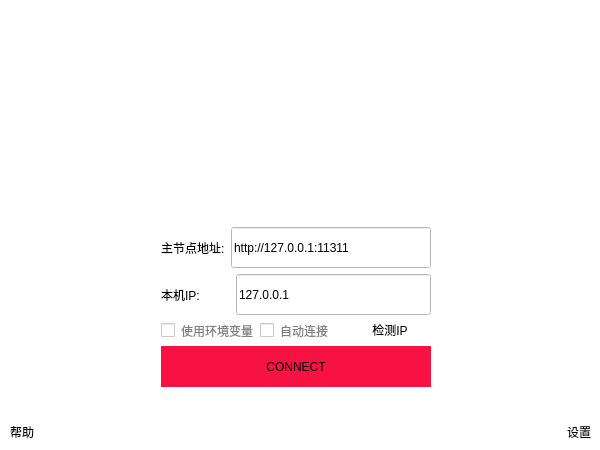
<?xml version="1.0" encoding="UTF-8"?>
<ui version="4.0">
 <class>LoginWidget</class>
 <widget class="QWidget" name="LoginWidget">
  <property name="geometry">
   <rect>
    <x>0</x>
    <y>0</y>
    <width>600</width>
    <height>450</height>
   </rect>
  </property>
  <property name="windowTitle">
   <string>登录界面</string>
  </property>
  <property name="windowIcon">
   <iconset>
    <normaloff>:/resource/ico/QQ.png</normaloff>:/resource/ico/QQ.png</iconset>
  </property>
  <property name="styleSheet">
   <string notr="true">background-color:rgb(255, 255, 255);
padding:0;
</string>
  </property>
  <widget class="QStackedWidget" name="stackedWidget">
   <property name="geometry">
    <rect>
     <x>0</x>
     <y>0</y>
     <width>602</width>
     <height>515</height>
    </rect>
   </property>
   <property name="currentIndex">
    <number>0</number>
   </property>
   <widget class="QWidget" name="page">
    <layout class="QVBoxLayout" name="verticalLayout_2">
     <property name="spacing">
      <number>0</number>
     </property>
     <property name="leftMargin">
      <number>0</number>
     </property>
     <property name="topMargin">
      <number>0</number>
     </property>
     <property name="rightMargin">
      <number>0</number>
     </property>
     <property name="bottomMargin">
      <number>0</number>
     </property>
     <item>
      <widget class="QWidget" name="widgetBody" native="true">
       <property name="minimumSize">
        <size>
         <width>600</width>
         <height>300</height>
        </size>
       </property>
       <property name="maximumSize">
        <size>
         <width>99999</width>
         <height>99999</height>
        </size>
       </property>
       <widget class="QLabel" name="labelWeclcom">
        <property name="geometry">
         <rect>
          <x>0</x>
          <y>471</y>
          <width>16</width>
          <height>17</height>
         </rect>
        </property>
        <property name="text">
         <string/>
        </property>
        <property name="alignment">
         <set>Qt::AlignCenter</set>
        </property>
       </widget>
       <widget class="QLabel" name="labelWinIcon">
        <property name="geometry">
         <rect>
          <x>0</x>
          <y>549</y>
          <width>30</width>
          <height>30</height>
         </rect>
        </property>
        <property name="minimumSize">
         <size>
          <width>30</width>
          <height>30</height>
         </size>
        </property>
        <property name="maximumSize">
         <size>
          <width>30</width>
          <height>30</height>
         </size>
        </property>
        <property name="text">
         <string/>
        </property>
        <property name="pixmap">
         <pixmap>:/resource/images/QQ.png</pixmap>
        </property>
       </widget>
       <widget class="QLabel" name="labelWinTitle">
        <property name="geometry">
         <rect>
          <x>0</x>
          <y>520</y>
          <width>400</width>
          <height>29</height>
         </rect>
        </property>
        <property name="minimumSize">
         <size>
          <width>400</width>
          <height>29</height>
         </size>
        </property>
        <property name="maximumSize">
         <size>
          <width>400</width>
          <height>29</height>
         </size>
        </property>
        <property name="styleSheet">
         <string notr="true">color: #FFFFFF;</string>
        </property>
        <property name="text">
         <string/>
        </property>
       </widget>
       <widget class="QLabel" name="label_2">
        <property name="geometry">
         <rect>
          <x>0</x>
          <y>422</y>
          <width>16</width>
          <height>17</height>
         </rect>
        </property>
        <property name="text">
         <string/>
        </property>
       </widget>
       <widget class="QLabel" name="label_video">
        <property name="geometry">
         <rect>
          <x>0</x>
          <y>0</y>
          <width>600</width>
          <height>200</height>
         </rect>
        </property>
        <property name="minimumSize">
         <size>
          <width>600</width>
          <height>200</height>
         </size>
        </property>
        <property name="maximumSize">
         <size>
          <width>600</width>
          <height>200</height>
         </size>
        </property>
        <property name="palette">
         <palette>
          <active>
           <colorrole role="Button">
            <brush brushstyle="SolidPattern">
             <color alpha="255">
              <red>255</red>
              <green>255</green>
              <blue>255</blue>
             </color>
            </brush>
           </colorrole>
           <colorrole role="Window">
            <brush brushstyle="SolidPattern">
             <color alpha="255">
              <red>255</red>
              <green>255</green>
              <blue>255</blue>
             </color>
            </brush>
           </colorrole>
          </active>
          <inactive>
           <colorrole role="Button">
            <brush brushstyle="SolidPattern">
             <color alpha="255">
              <red>255</red>
              <green>255</green>
              <blue>255</blue>
             </color>
            </brush>
           </colorrole>
           <colorrole role="Window">
            <brush brushstyle="SolidPattern">
             <color alpha="255">
              <red>255</red>
              <green>255</green>
              <blue>255</blue>
             </color>
            </brush>
           </colorrole>
          </inactive>
          <disabled>
           <colorrole role="Button">
            <brush brushstyle="SolidPattern">
             <color alpha="255">
              <red>255</red>
              <green>255</green>
              <blue>255</blue>
             </color>
            </brush>
           </colorrole>
           <colorrole role="Window">
            <brush brushstyle="SolidPattern">
             <color alpha="255">
              <red>255</red>
              <green>255</green>
              <blue>255</blue>
             </color>
            </brush>
           </colorrole>
          </disabled>
         </palette>
        </property>
        <property name="text">
         <string/>
        </property>
       </widget>
       <widget class="QWidget" name="layoutWidget">
        <property name="geometry">
         <rect>
          <x>110</x>
          <y>210</y>
          <width>372</width>
          <height>195</height>
         </rect>
        </property>
        <layout class="QHBoxLayout" name="horizontalLayout_23">
         <property name="spacing">
          <number>0</number>
         </property>
         <item>
          <spacer name="horizontalSpacer_3">
           <property name="orientation">
            <enum>Qt::Horizontal</enum>
           </property>
           <property name="sizeHint" stdset="0">
            <size>
             <width>40</width>
             <height>20</height>
            </size>
           </property>
          </spacer>
         </item>
         <item>
          <widget class="QWidget" name="widgetInput" native="true">
           <layout class="QVBoxLayout" name="verticalLayout_4">
            <item>
             <layout class="QVBoxLayout" name="verticalLayout_3">
              <item>
               <layout class="QVBoxLayout" name="verticalLayout">
                <item>
                 <layout class="QHBoxLayout" name="horizontalLayout_21">
                  <item>
                   <widget class="QLabel" name="label_6">
                    <property name="styleSheet">
                     <string notr="true">border:0px;

color:GRAY；</string>
                    </property>
                    <property name="text">
                     <string>主节点地址:</string>
                    </property>
                   </widget>
                  </item>
                  <item>
                   <widget class="QLineEdit" name="lineEditMasterIp">
                    <property name="minimumSize">
                     <size>
                      <width>0</width>
                      <height>41</height>
                     </size>
                    </property>
                    <property name="maximumSize">
                     <size>
                      <width>16777215</width>
                      <height>41</height>
                     </size>
                    </property>
                    <property name="text">
                     <string>http://127.0.0.1:11311</string>
                    </property>
                    <property name="placeholderText">
                     <string>主节点地址</string>
                    </property>
                   </widget>
                  </item>
                 </layout>
                </item>
                <item>
                 <layout class="QHBoxLayout" name="horizontalLayout_22">
                  <item>
                   <widget class="QLabel" name="label_7">
                    <property name="styleSheet">
                     <string notr="true">border:0px;

color:GRAY；</string>
                    </property>
                    <property name="text">
                     <string>本机IP:         </string>
                    </property>
                   </widget>
                  </item>
                  <item>
                   <widget class="QLineEdit" name="lineEditRosIp">
                    <property name="minimumSize">
                     <size>
                      <width>0</width>
                      <height>41</height>
                     </size>
                    </property>
                    <property name="maximumSize">
                     <size>
                      <width>16777215</width>
                      <height>41</height>
                     </size>
                    </property>
                    <property name="text">
                     <string>127.0.0.1</string>
                    </property>
                    <property name="echoMode">
                     <enum>QLineEdit::Normal</enum>
                    </property>
                    <property name="placeholderText">
                     <string>本机地址</string>
                    </property>
                   </widget>
                  </item>
                 </layout>
                </item>
                <item>
                 <layout class="QHBoxLayout" name="horizontalLayout">
                  <item>
                   <widget class="QCheckBox" name="checkBoxEnvirment">
                    <property name="cursor">
                     <cursorShape>PointingHandCursor</cursorShape>
                    </property>
                    <property name="styleSheet">
                     <string notr="true">color:GRAY;</string>
                    </property>
                    <property name="text">
                     <string>使用环境变量</string>
                    </property>
                    <property name="checkable">
                     <bool>true</bool>
                    </property>
                    <property name="checked">
                     <bool>false</bool>
                    </property>
                   </widget>
                  </item>
                  <item>
                   <widget class="QCheckBox" name="checkBoxAutoLogin">
                    <property name="cursor">
                     <cursorShape>PointingHandCursor</cursorShape>
                    </property>
                    <property name="styleSheet">
                     <string notr="true">color:GRAY;</string>
                    </property>
                    <property name="text">
                     <string>自动连接</string>
                    </property>
                    <property name="checked">
                     <bool>false</bool>
                    </property>
                   </widget>
                  </item>
                  <item>
                   <widget class="QPushButton" name="pushButton_auto">
                    <property name="cursor">
                     <cursorShape>PointingHandCursor</cursorShape>
                    </property>
                    <property name="styleSheet">
                     <string notr="true">border:0px;
color:GRAY；</string>
                    </property>
                    <property name="text">
                     <string>检测IP</string>
                    </property>
                   </widget>
                  </item>
                 </layout>
                </item>
               </layout>
              </item>
              <item>
               <widget class="QPushButton" name="btnLogin">
                <property name="minimumSize">
                 <size>
                  <width>270</width>
                  <height>41</height>
                 </size>
                </property>
                <property name="maximumSize">
                 <size>
                  <width>270</width>
                  <height>41</height>
                 </size>
                </property>
                <property name="cursor">
                 <cursorShape>PointingHandCursor</cursorShape>
                </property>
                <property name="focusPolicy">
                 <enum>Qt::NoFocus</enum>
                </property>
                <property name="toolTip">
                 <string>连接</string>
                </property>
                <property name="styleSheet">
                 <string notr="true">border:0px;
background-color:#F81243;
color:WHITE；
</string>
                </property>
                <property name="text">
                 <string>CONNECT</string>
                </property>
               </widget>
              </item>
             </layout>
            </item>
           </layout>
          </widget>
         </item>
         <item>
          <spacer name="horizontalSpacer_4">
           <property name="orientation">
            <enum>Qt::Horizontal</enum>
           </property>
           <property name="sizeHint" stdset="0">
            <size>
             <width>40</width>
             <height>20</height>
            </size>
           </property>
          </spacer>
         </item>
        </layout>
       </widget>
       <widget class="QWidget" name="layoutWidget">
        <property name="geometry">
         <rect>
          <x>10</x>
          <y>420</y>
          <width>581</width>
          <height>25</height>
         </rect>
        </property>
        <layout class="QHBoxLayout" name="horizontalLayout_20">
         <property name="spacing">
          <number>0</number>
         </property>
         <item>
          <widget class="QPushButton" name="pushButton_hellp">
           <property name="cursor">
            <cursorShape>PointingHandCursor</cursorShape>
           </property>
           <property name="styleSheet">
            <string notr="true">border:0px;
color:GRAY；</string>
           </property>
           <property name="text">
            <string>帮助</string>
           </property>
          </widget>
         </item>
         <item>
          <spacer name="horizontalSpacer_2">
           <property name="orientation">
            <enum>Qt::Horizontal</enum>
           </property>
           <property name="sizeHint" stdset="0">
            <size>
             <width>40</width>
             <height>20</height>
            </size>
           </property>
          </spacer>
         </item>
         <item>
          <widget class="QPushButton" name="pushButton_setting">
           <property name="cursor">
            <cursorShape>PointingHandCursor</cursorShape>
           </property>
           <property name="styleSheet">
            <string notr="true">border:0px;
color:GRAY；</string>
           </property>
           <property name="text">
            <string>设置</string>
           </property>
          </widget>
         </item>
        </layout>
       </widget>
       <widget class="QPushButton" name="btnWinMin">
        <property name="geometry">
         <rect>
          <x>541</x>
          <y>11</y>
          <width>20</width>
          <height>16</height>
         </rect>
        </property>
        <property name="cursor">
         <cursorShape>PointingHandCursor</cursorShape>
        </property>
        <property name="focusPolicy">
         <enum>Qt::NoFocus</enum>
        </property>
        <property name="styleSheet">
         <string notr="true">border:none;
background-color:none</string>
        </property>
        <property name="text">
         <string/>
        </property>
        <property name="icon">
         <iconset>
          <normaloff>:/resource/common/ic_min.png</normaloff>:/resource/common/ic_min.png</iconset>
        </property>
       </widget>
       <widget class="QPushButton" name="btnWinClose">
        <property name="geometry">
         <rect>
          <x>567</x>
          <y>11</y>
          <width>20</width>
          <height>16</height>
         </rect>
        </property>
        <property name="minimumSize">
         <size>
          <width>0</width>
          <height>0</height>
         </size>
        </property>
        <property name="cursor">
         <cursorShape>PointingHandCursor</cursorShape>
        </property>
        <property name="focusPolicy">
         <enum>Qt::NoFocus</enum>
        </property>
        <property name="styleSheet">
         <string notr="true">border:none;
background-color:none</string>
        </property>
        <property name="text">
         <string/>
        </property>
        <property name="icon">
         <iconset>
          <normaloff>:/resource/common/ic_close_white.png</normaloff>:/resource/common/ic_close_white.png</iconset>
        </property>
       </widget>
      </widget>
     </item>
    </layout>
   </widget>
   <widget class="QWidget" name="page_2">
    <property name="styleSheet">
     <string notr="true"/>
    </property>
    <layout class="QVBoxLayout" name="verticalLayout_9">
     <property name="spacing">
      <number>0</number>
     </property>
     <property name="leftMargin">
      <number>1</number>
     </property>
     <property name="topMargin">
      <number>1</number>
     </property>
     <property name="rightMargin">
      <number>1</number>
     </property>
     <property name="bottomMargin">
      <number>1</number>
     </property>
     <item>
      <widget class="QWidget" name="widgetBody_2" native="true">
       <widget class="QWidget" name="widgetWinTitle_2" native="true">
        <property name="geometry">
         <rect>
          <x>9</x>
          <y>474</y>
          <width>582</width>
          <height>30</height>
         </rect>
        </property>
        <property name="minimumSize">
         <size>
          <width>0</width>
          <height>30</height>
         </size>
        </property>
        <property name="maximumSize">
         <size>
          <width>16777215</width>
          <height>30</height>
         </size>
        </property>
       </widget>
       <widget class="QWidget" name="layoutWidget">
        <property name="geometry">
         <rect>
          <x>9</x>
          <y>9</y>
          <width>581</width>
          <height>431</height>
         </rect>
        </property>
        <layout class="QVBoxLayout" name="verticalLayout_15">
         <item>
          <layout class="QHBoxLayout" name="horizontalLayout_24">
           <item>
            <spacer name="horizontalSpacer_5">
             <property name="orientation">
              <enum>Qt::Horizontal</enum>
             </property>
             <property name="sizeHint" stdset="0">
              <size>
               <width>40</width>
               <height>20</height>
              </size>
             </property>
            </spacer>
           </item>
           <item>
            <widget class="QPushButton" name="btnWinMin_2">
             <property name="cursor">
              <cursorShape>PointingHandCursor</cursorShape>
             </property>
             <property name="focusPolicy">
              <enum>Qt::NoFocus</enum>
             </property>
             <property name="styleSheet">
              <string notr="true">border:none;
background-color:none</string>
             </property>
             <property name="text">
              <string/>
             </property>
             <property name="icon">
              <iconset>
               <normaloff>:/resource/common/ic_min.png</normaloff>:/resource/common/ic_min.png</iconset>
             </property>
            </widget>
           </item>
           <item>
            <widget class="QPushButton" name="btnWinClose_2">
             <property name="minimumSize">
              <size>
               <width>0</width>
               <height>0</height>
              </size>
             </property>
             <property name="cursor">
              <cursorShape>PointingHandCursor</cursorShape>
             </property>
             <property name="focusPolicy">
              <enum>Qt::NoFocus</enum>
             </property>
             <property name="styleSheet">
              <string notr="true">border:none;
background-color:none</string>
             </property>
             <property name="text">
              <string/>
             </property>
             <property name="icon">
              <iconset>
               <normaloff>:/resource/common/ic_close_white.png</normaloff>:/resource/common/ic_close_white.png</iconset>
             </property>
            </widget>
           </item>
          </layout>
         </item>
         <item>
          <widget class="QToolBox" name="toolBox">
           <property name="currentIndex">
            <number>0</number>
           </property>
           <widget class="QWidget" name="page_3">
            <property name="geometry">
             <rect>
              <x>0</x>
              <y>0</y>
              <width>565</width>
              <height>232</height>
             </rect>
            </property>
            <attribute name="label">
             <string>话题设置</string>
            </attribute>
            <layout class="QVBoxLayout" name="verticalLayout_17">
             <item>
              <layout class="QVBoxLayout" name="verticalLayout_6">
               <item>
                <layout class="QHBoxLayout" name="horizontalLayout_31">
                 <item>
                  <widget class="QLabel" name="label_14">
                   <property name="text">
                    <string>速度控制话题：</string>
                   </property>
                  </widget>
                 </item>
                 <item>
                  <widget class="QLineEdit" name="lineEdit_speed_topic">
                   <property name="text">
                    <string>cmd_vel</string>
                   </property>
                  </widget>
                 </item>
                </layout>
               </item>
               <item>
                <layout class="QHBoxLayout" name="horizontalLayout_30">
                 <item>
                  <widget class="QLabel" name="label_11">
                   <property name="text">
                    <string>导航目标点话题：</string>
                   </property>
                  </widget>
                 </item>
                 <item>
                  <widget class="QLineEdit" name="lineEdit_goal_topic">
                   <property name="text">
                    <string>move_base_simple/goal</string>
                   </property>
                  </widget>
                 </item>
                </layout>
               </item>
               <item>
                <layout class="QHBoxLayout" name="horizontalLayout_29">
                 <item>
                  <widget class="QLabel" name="label_10">
                   <property name="text">
                    <string>导航初始点话题：</string>
                   </property>
                  </widget>
                 </item>
                 <item>
                  <widget class="QLineEdit" name="lineEdit_start_postopic">
                   <property name="text">
                    <string>initialpose</string>
                   </property>
                  </widget>
                 </item>
                </layout>
               </item>
               <item>
                <layout class="QHBoxLayout" name="horizontalLayout_18">
                 <item>
                  <widget class="QLabel" name="label_8">
                   <property name="text">
                    <string>转向灯亮起的yaw角阈值:</string>
                   </property>
                  </widget>
                 </item>
                 <item>
                  <widget class="QLineEdit" name="lineEdit_turnLightThre">
                   <property name="text">
                    <string/>
                   </property>
                  </widget>
                 </item>
                </layout>
               </item>
               <item>
                <layout class="QHBoxLayout" name="horizontalLayout_5">
                 <item>
                  <widget class="QLabel" name="label_15">
                   <property name="text">
                    <string>里程计话题：</string>
                   </property>
                  </widget>
                 </item>
                 <item>
                  <widget class="QLineEdit" name="lineEdit_odm">
                   <property name="text">
                    <string>raw_odom</string>
                   </property>
                  </widget>
                 </item>
                </layout>
               </item>
               <item>
                <layout class="QHBoxLayout" name="horizontalLayout_6">
                 <item>
                  <widget class="QLabel" name="label_16">
                   <property name="text">
                    <string>电池电量话题：</string>
                   </property>
                  </widget>
                 </item>
                 <item>
                  <widget class="QLineEdit" name="lineEdit_power">
                   <property name="text">
                    <string>battery_state</string>
                   </property>
                  </widget>
                 </item>
                 <item>
                  <widget class="QLabel" name="label_22">
                   <property name="text">
                    <string>sensor_msgs/BatteryState</string>
                   </property>
                  </widget>
                 </item>
                </layout>
               </item>
               <item>
                <layout class="QHBoxLayout" name="horizontalLayout_11"/>
               </item>
               <item>
                <layout class="QHBoxLayout" name="horizontalLayout_7">
                 <item>
                  <widget class="QLabel" name="label_3">
                   <property name="text">
                    <string>机器人坐标话题：</string>
                   </property>
                  </widget>
                 </item>
                 <item>
                  <widget class="QLineEdit" name="lineEdit">
                   <property name="text">
                    <string>amcl_pose</string>
                   </property>
                  </widget>
                 </item>
                </layout>
               </item>
              </layout>
             </item>
            </layout>
           </widget>
           <widget class="QWidget" name="page_7">
            <property name="geometry">
             <rect>
              <x>0</x>
              <y>0</y>
              <width>205</width>
              <height>104</height>
             </rect>
            </property>
            <attribute name="label">
             <string>坐标系设置</string>
            </attribute>
            <layout class="QVBoxLayout" name="verticalLayout_19">
             <item>
              <layout class="QVBoxLayout" name="verticalLayout_18">
               <item>
                <layout class="QHBoxLayout" name="horizontalLayout_33">
                 <item>
                  <widget class="QLabel" name="label_17">
                   <property name="text">
                    <string>激光雷达Frame：</string>
                   </property>
                  </widget>
                 </item>
                 <item>
                  <widget class="QLineEdit" name="lineEdit_laserFrame"/>
                 </item>
                </layout>
               </item>
               <item>
                <layout class="QHBoxLayout" name="horizontalLayout_34">
                 <item>
                  <widget class="QLabel" name="label_18">
                   <property name="text">
                    <string>地图Frame：</string>
                   </property>
                  </widget>
                 </item>
                 <item>
                  <widget class="QLineEdit" name="lineEdit_mapFrame"/>
                 </item>
                </layout>
               </item>
               <item>
                <layout class="QHBoxLayout" name="horizontalLayout_35">
                 <item>
                  <widget class="QLabel" name="label_19">
                   <property name="text">
                    <string>底盘坐标Frame：</string>
                   </property>
                  </widget>
                 </item>
                 <item>
                  <widget class="QLineEdit" name="lineEdit_baseFrame"/>
                 </item>
                </layout>
               </item>
              </layout>
             </item>
            </layout>
           </widget>
           <widget class="QWidget" name="page_6">
            <property name="geometry">
             <rect>
              <x>0</x>
              <y>0</y>
              <width>88</width>
              <height>88</height>
             </rect>
            </property>
            <attribute name="label">
             <string>图层设置</string>
            </attribute>
            <layout class="QVBoxLayout" name="verticalLayout_5">
             <item>
              <widget class="QTreeWidget" name="treeWidget">
               <column>
                <property name="text">
                 <string notr="true">1</string>
                </property>
               </column>
              </widget>
             </item>
            </layout>
           </widget>
           <widget class="QWidget" name="page_4">
            <property name="geometry">
             <rect>
              <x>0</x>
              <y>0</y>
              <width>267</width>
              <height>312</height>
             </rect>
            </property>
            <attribute name="label">
             <string>Video</string>
            </attribute>
            <layout class="QVBoxLayout" name="verticalLayout_10">
             <item>
              <layout class="QVBoxLayout" name="verticalLayout_8">
               <item>
                <layout class="QHBoxLayout" name="horizontalLayout_4">
                 <item>
                  <widget class="QLabel" name="label_23">
                   <property name="maximumSize">
                    <size>
                     <width>61</width>
                     <height>17</height>
                    </size>
                   </property>
                   <property name="text">
                    <string>Video0:</string>
                   </property>
                  </widget>
                 </item>
                 <item>
                  <widget class="QLabel" name="label_4">
                   <property name="text">
                    <string/>
                   </property>
                  </widget>
                 </item>
                 <item>
                  <layout class="QVBoxLayout" name="verticalLayout_7">
                   <item>
                    <widget class="QLabel" name="label_5">
                     <property name="maximumSize">
                      <size>
                       <width>16777215</width>
                       <height>17</height>
                      </size>
                     </property>
                     <property name="text">
                      <string>video0 需为压缩图像话题</string>
                     </property>
                    </widget>
                   </item>
                   <item>
                    <layout class="QHBoxLayout" name="horizontalLayout_2">
                     <item>
                      <widget class="QLabel" name="label_24">
                       <property name="maximumSize">
                        <size>
                         <width>61</width>
                         <height>17</height>
                        </size>
                       </property>
                       <property name="text">
                        <string>Name:</string>
                       </property>
                      </widget>
                     </item>
                     <item>
                      <widget class="QLineEdit" name="video0_name_set">
                       <property name="text">
                        <string>compressed1</string>
                       </property>
                      </widget>
                     </item>
                    </layout>
                   </item>
                   <item>
                    <layout class="QHBoxLayout" name="horizontalLayout_3">
                     <item>
                      <widget class="QLabel" name="label_25">
                       <property name="maximumSize">
                        <size>
                         <width>61</width>
                         <height>17</height>
                        </size>
                       </property>
                       <property name="text">
                        <string>Topic:</string>
                       </property>
                      </widget>
                     </item>
                     <item>
                      <widget class="QLineEdit" name="video0_topic_set">
                       <property name="text">
                        <string>image_raw/compressed</string>
                       </property>
                      </widget>
                     </item>
                    </layout>
                   </item>
                  </layout>
                 </item>
                </layout>
               </item>
               <item>
                <widget class="QFrame" name="frame">
                 <property name="frameShape">
                  <enum>QFrame::HLine</enum>
                 </property>
                 <property name="frameShadow">
                  <enum>QFrame::Raised</enum>
                 </property>
                </widget>
               </item>
               <item>
                <layout class="QHBoxLayout" name="horizontalLayout_8">
                 <item>
                  <widget class="QLabel" name="label_26">
                   <property name="maximumSize">
                    <size>
                     <width>61</width>
                     <height>17</height>
                    </size>
                   </property>
                   <property name="text">
                    <string>Video1:</string>
                   </property>
                  </widget>
                 </item>
                 <item>
                  <layout class="QVBoxLayout" name="verticalLayout_11">
                   <item>
                    <layout class="QHBoxLayout" name="horizontalLayout_9">
                     <item>
                      <widget class="QLabel" name="label_27">
                       <property name="maximumSize">
                        <size>
                         <width>61</width>
                         <height>17</height>
                        </size>
                       </property>
                       <property name="text">
                        <string>Name:</string>
                       </property>
                      </widget>
                     </item>
                     <item>
                      <widget class="QLineEdit" name="video0_name_set_2">
                       <property name="text">
                        <string/>
                       </property>
                      </widget>
                     </item>
                    </layout>
                   </item>
                   <item>
                    <layout class="QHBoxLayout" name="horizontalLayout_10">
                     <item>
                      <widget class="QLabel" name="label_28">
                       <property name="maximumSize">
                        <size>
                         <width>61</width>
                         <height>17</height>
                        </size>
                       </property>
                       <property name="text">
                        <string>Topic:</string>
                       </property>
                      </widget>
                     </item>
                     <item>
                      <widget class="QLineEdit" name="video0_topic_set_2"/>
                     </item>
                    </layout>
                   </item>
                  </layout>
                 </item>
                </layout>
               </item>
               <item>
                <widget class="QFrame" name="frame_2">
                 <property name="frameShape">
                  <enum>QFrame::HLine</enum>
                 </property>
                 <property name="frameShadow">
                  <enum>QFrame::Raised</enum>
                 </property>
                </widget>
               </item>
               <item>
                <layout class="QHBoxLayout" name="horizontalLayout_12">
                 <item>
                  <widget class="QLabel" name="label_29">
                   <property name="maximumSize">
                    <size>
                     <width>61</width>
                     <height>17</height>
                    </size>
                   </property>
                   <property name="text">
                    <string>Video2:</string>
                   </property>
                  </widget>
                 </item>
                 <item>
                  <layout class="QVBoxLayout" name="verticalLayout_12">
                   <item>
                    <layout class="QHBoxLayout" name="horizontalLayout_13">
                     <item>
                      <widget class="QLabel" name="label_30">
                       <property name="maximumSize">
                        <size>
                         <width>61</width>
                         <height>17</height>
                        </size>
                       </property>
                       <property name="text">
                        <string>Name:</string>
                       </property>
                      </widget>
                     </item>
                     <item>
                      <widget class="QLineEdit" name="video0_name_set_3"/>
                     </item>
                    </layout>
                   </item>
                   <item>
                    <layout class="QHBoxLayout" name="horizontalLayout_14">
                     <item>
                      <widget class="QLabel" name="label_31">
                       <property name="maximumSize">
                        <size>
                         <width>61</width>
                         <height>17</height>
                        </size>
                       </property>
                       <property name="text">
                        <string>Topic:</string>
                       </property>
                      </widget>
                     </item>
                     <item>
                      <widget class="QLineEdit" name="video0_topic_set_3"/>
                     </item>
                    </layout>
                   </item>
                  </layout>
                 </item>
                </layout>
               </item>
               <item>
                <widget class="QFrame" name="frame_3">
                 <property name="frameShape">
                  <enum>QFrame::HLine</enum>
                 </property>
                 <property name="frameShadow">
                  <enum>QFrame::Raised</enum>
                 </property>
                </widget>
               </item>
               <item>
                <layout class="QHBoxLayout" name="horizontalLayout_15">
                 <item>
                  <widget class="QLabel" name="label_32">
                   <property name="maximumSize">
                    <size>
                     <width>61</width>
                     <height>17</height>
                    </size>
                   </property>
                   <property name="text">
                    <string>Video3:</string>
                   </property>
                  </widget>
                 </item>
                 <item>
                  <layout class="QVBoxLayout" name="verticalLayout_13">
                   <item>
                    <layout class="QHBoxLayout" name="horizontalLayout_16">
                     <item>
                      <widget class="QLabel" name="label_33">
                       <property name="maximumSize">
                        <size>
                         <width>61</width>
                         <height>17</height>
                        </size>
                       </property>
                       <property name="text">
                        <string>Name:</string>
                       </property>
                      </widget>
                     </item>
                     <item>
                      <widget class="QLineEdit" name="video0_name_set_4"/>
                     </item>
                    </layout>
                   </item>
                   <item>
                    <layout class="QHBoxLayout" name="horizontalLayout_17">
                     <item>
                      <widget class="QLabel" name="label_34">
                       <property name="maximumSize">
                        <size>
                         <width>61</width>
                         <height>17</height>
                        </size>
                       </property>
                       <property name="text">
                        <string>Topic:</string>
                       </property>
                      </widget>
                     </item>
                     <item>
                      <widget class="QLineEdit" name="video0_topic_set_4"/>
                     </item>
                    </layout>
                   </item>
                  </layout>
                 </item>
                </layout>
               </item>
              </layout>
             </item>
            </layout>
           </widget>
           <widget class="QWidget" name="page_5">
            <property name="geometry">
             <rect>
              <x>0</x>
              <y>0</y>
              <width>313</width>
              <height>133</height>
             </rect>
            </property>
            <attribute name="label">
             <string>通用设置</string>
            </attribute>
            <layout class="QVBoxLayout" name="verticalLayout_16">
             <item>
              <layout class="QHBoxLayout" name="horizontalLayout_28">
               <item>
                <widget class="QLabel" name="label">
                 <property name="text">
                  <string>机器人模型图:</string>
                 </property>
                </widget>
               </item>
               <item>
                <widget class="QLineEdit" name="lineEdit_robotPic"/>
               </item>
               <item>
                <widget class="QPushButton" name="pushButton_visitRobotPic">
                 <property name="text">
                  <string>浏览</string>
                 </property>
                </widget>
               </item>
              </layout>
             </item>
             <item>
              <layout class="QHBoxLayout" name="horizontalLayout_27">
               <item>
                <widget class="QLabel" name="label_9">
                 <property name="maximumSize">
                  <size>
                   <width>16777215</width>
                   <height>40</height>
                  </size>
                 </property>
                 <property name="text">
                  <string>显示模式:</string>
                 </property>
                </widget>
               </item>
               <item>
                <widget class="QGroupBox" name="groupBox">
                 <property name="maximumSize">
                  <size>
                   <width>16777215</width>
                   <height>60</height>
                  </size>
                 </property>
                 <property name="styleSheet">
                  <string notr="true">border:none</string>
                 </property>
                 <property name="title">
                  <string/>
                 </property>
                 <layout class="QVBoxLayout" name="verticalLayout_14">
                  <property name="spacing">
                   <number>0</number>
                  </property>
                  <property name="leftMargin">
                   <number>0</number>
                  </property>
                  <property name="topMargin">
                   <number>0</number>
                  </property>
                  <property name="rightMargin">
                   <number>0</number>
                  </property>
                  <property name="bottomMargin">
                   <number>0</number>
                  </property>
                  <item>
                   <layout class="QHBoxLayout" name="horizontalLayout_26">
                    <item>
                     <widget class="QRadioButton" name="radioButton_robot">
                      <property name="text">
                       <string>机器人端</string>
                      </property>
                     </widget>
                    </item>
                    <item>
                     <widget class="QRadioButton" name="radioButton_control">
                      <property name="text">
                       <string>控制端</string>
                      </property>
                     </widget>
                    </item>
                   </layout>
                  </item>
                 </layout>
                </widget>
               </item>
              </layout>
             </item>
             <item>
              <layout class="QHBoxLayout" name="horizontalLayout_32">
               <item>
                <widget class="QLabel" name="label_12">
                 <property name="text">
                  <string>话题订阅线程数:</string>
                 </property>
                </widget>
               </item>
               <item>
                <widget class="QSpinBox" name="spinBox_thread_num"/>
               </item>
               <item>
                <widget class="QLabel" name="label_13">
                 <property name="text">
                  <string>FrameRate:</string>
                 </property>
                </widget>
               </item>
               <item>
                <widget class="QSpinBox" name="spinBox_frameRate"/>
               </item>
              </layout>
             </item>
             <item>
              <widget class="QLabel" name="label_msg">
               <property name="maximumSize">
                <size>
                 <width>16777215</width>
                 <height>30</height>
                </size>
               </property>
               <property name="text">
                <string/>
               </property>
              </widget>
             </item>
            </layout>
           </widget>
          </widget>
         </item>
         <item>
          <layout class="QHBoxLayout" name="horizontalLayout_19">
           <item>
            <widget class="QPushButton" name="pushButton_save">
             <property name="cursor">
              <cursorShape>PointingHandCursor</cursorShape>
             </property>
             <property name="styleSheet">
              <string notr="true">border:0px;
color:GRAY；</string>
             </property>
             <property name="text">
              <string>保存</string>
             </property>
            </widget>
           </item>
           <item>
            <spacer name="horizontalSpacer">
             <property name="orientation">
              <enum>Qt::Horizontal</enum>
             </property>
             <property name="sizeHint" stdset="0">
              <size>
               <width>40</width>
               <height>20</height>
              </size>
             </property>
            </spacer>
           </item>
           <item>
            <widget class="QPushButton" name="pushButton_return">
             <property name="cursor">
              <cursorShape>PointingHandCursor</cursorShape>
             </property>
             <property name="styleSheet">
              <string notr="true">border:0px;
color:GRAY；</string>
             </property>
             <property name="text">
              <string>返回主界面</string>
             </property>
            </widget>
           </item>
          </layout>
         </item>
        </layout>
       </widget>
      </widget>
     </item>
    </layout>
   </widget>
  </widget>
  <widget class="QWidget" name="layoutWidget">
   <property name="geometry">
    <rect>
     <x>0</x>
     <y>0</y>
     <width>2</width>
     <height>2</height>
    </rect>
   </property>
   <layout class="QHBoxLayout" name="horizontalLayout_25"/>
  </widget>
 </widget>
 <resources/>
 <connections/>
</ui>
